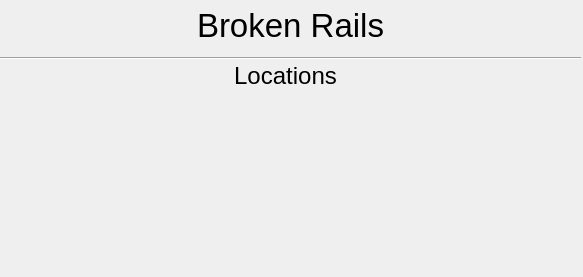
<?xml version="1.0" encoding="UTF-8"?>
<ui version="4.0">
 <class>MainWindow</class>
 <widget class="QMainWindow" name="MainWindow">
  <property name="geometry">
   <rect>
    <x>0</x>
    <y>0</y>
    <width>583</width>
    <height>277</height>
   </rect>
  </property>
  <property name="windowTitle">
   <string>MainWindow</string>
  </property>
  <widget class="QWidget" name="centralwidget">
   <widget class="QLabel" name="WindowHeading">
    <property name="geometry">
     <rect>
      <x>0</x>
      <y>0</y>
      <width>581</width>
      <height>51</height>
     </rect>
    </property>
    <property name="styleSheet">
     <string notr="true">font-size: 25pt</string>
    </property>
    <property name="text">
     <string>Broken Rails</string>
    </property>
    <property name="alignment">
     <set>Qt::AlignCenter</set>
    </property>
   </widget>
   <widget class="QLabel" name="LineHeading">
    <property name="geometry">
     <rect>
      <x>210</x>
      <y>50</y>
      <width>151</width>
      <height>51</height>
     </rect>
    </property>
    <property name="styleSheet">
     <string notr="true">font-size: 18pt;</string>
    </property>
    <property name="text">
     <string>Locations</string>
    </property>
    <property name="alignment">
     <set>Qt::AlignCenter</set>
    </property>
   </widget>
   <widget class="Line" name="HLine">
    <property name="geometry">
     <rect>
      <x>0</x>
      <y>50</y>
      <width>581</width>
      <height>16</height>
     </rect>
    </property>
    <property name="orientation">
     <enum>Qt::Horizontal</enum>
    </property>
   </widget>
   <widget class="QWidget" name="verticalLayoutWidget">
    <property name="geometry">
     <rect>
      <x>10</x>
      <y>90</y>
      <width>561</width>
      <height>181</height>
     </rect>
    </property>
    <layout class="QVBoxLayout" name="verticalLayout"/>
   </widget>
  </widget>
 </widget>
 <resources/>
 <connections/>
</ui>
